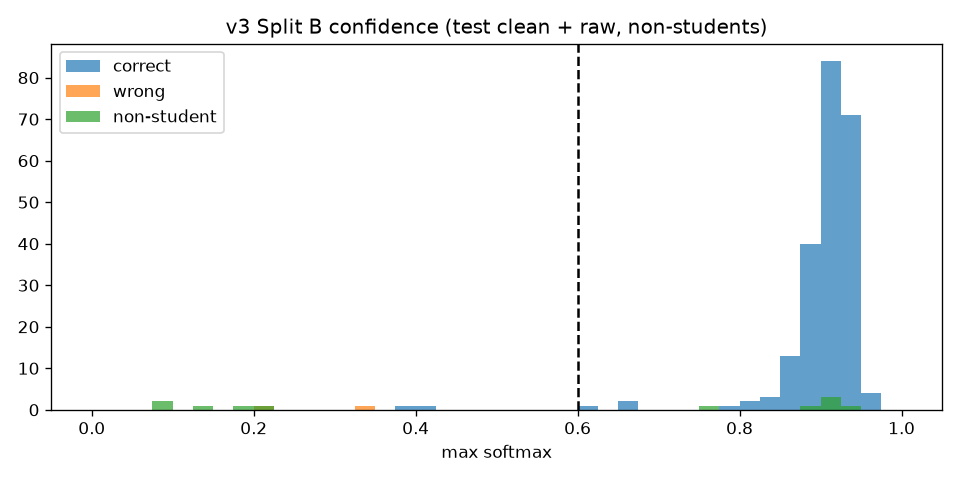

The script that saved this image:
"""Threshold sanity calibration for the promoted v3 Split B classifier (CPU, app preprocessing).
Uses vista.vision.personal_classifier with VISTA_FACE_MODEL set to the v3 Split B checkpoint.
Sets: (1) Split B TEST clean crops (npz aug idx 0), (2) raw TEST photos, face-detected + bbox-cropped
like recognize._crop_face, (3) non-students: ex-student 1DA22AI402 photos (from git HEAD), non-face crops, noise.
Not a new accuracy claim; no tuning on train."""
import json, os, subprocess, sys, random
from pathlib import Path
ROOT = Path(__file__).resolve().parents[2]
OUT = ROOT / "training_results" / "expanded_v3"
os.environ["VISTA_FACE_MODEL"] = str(OUT / "best_model_expanded_v3_splitB.pth")
os.environ.pop("VISTA_FACE_MODEL_DEVICE", None)
sys.path.insert(0, str(ROOT))
import cv2
import numpy as np
import torch
from vista.vision import personal_classifier as pc
from vista.vision import facial_pipeline as fp

random.seed(0)
np.random.seed(0)
model, classes, pre = pc._load_model()


def probs(rgb):
    img = pc.Image.fromarray(rgb.astype(np.uint8), mode="RGB")
    with torch.inference_mode():
        return torch.softmax(model(pre(img).unsqueeze(0)), 1)[0].numpy()


def pred(rgb):
    p = probs(rgb)
    return classes[int(p.argmax())], float(p.max())


sp = json.loads((OUT / "splits_B.json").read_text(encoding="utf-8"))
test = sp["test"]
d = np.load(ROOT / "data" / "processed" / "facial_pipeline_results_expanded_v3.npz", allow_pickle=True)
imgs, meta = d["images"], d["metadata"]
rows = {}
for i, m in enumerate(meta):
    m = m.item() if hasattr(m, "item") else m
    if int(m["augmentation_index"]) == 0:
        rows[(m["student_id"], m["source_image"])] = i

res = {"threshold_candidates": [0.60, 0.55, 0.50, 0.45, 0.40, 0.35, 0.30]}


def summarize(recs):
    c = np.array([r["conf"] for r in recs if r["ok"]])
    w = np.array([r["conf"] for r in recs if not r["ok"]])
    s = lambda a: ({"n": int(len(a)), "min": float(a.min()), "p05": float(np.percentile(a, 5)), "p25": float(np.percentile(a, 25)),
                    "median": float(np.median(a)), "mean": float(a.mean()), "max": float(a.max())} if len(a) else {"n": 0})
    out = {"n": len(recs), "correct": s(c), "wrong": s(w)}
    out["correct_below"] = {str(t): int((c < t).sum()) for t in res["threshold_candidates"]}
    out["wrong_at_or_above"] = {str(t): int((w >= t).sum()) for t in res["threshold_candidates"]}
    out["wrong_confs"] = sorted(float(x) for x in w)
    return out


# 1) clean crops
clean = []
for e in test:
    rgb = imgs[rows[(e["usn"], e["source_image"])]]
    p, c = pred(rgb)
    clean.append({"usn": e["usn"], "img": e["source_image"], "pred": p, "conf": c, "ok": p == e["usn"]})
res["clean_test"] = summarize(clean)

# 2) raw test photos, detector + bbox crop (as the app does)
app = fp.initialize_face_detector()
by = {}
for e in test:
    by.setdefault(e["usn"], []).append(e)
raw = []
for usn, es in by.items():
    for e in sorted(es, key=lambda x: x["source_image"])[:3]:
        path = ROOT / "dataset" / usn / e["source_image"]
        bgr = cv2.imread(str(path))
        faces = app.get(bgr) if bgr is not None else []
        if not faces:
            raw.append({"usn": usn, "img": e["source_image"], "pred": None, "conf": None, "ok": False, "nodet": True})
            continue
        f = max(faces, key=lambda x: x.det_score)
        h, w = bgr.shape[:2]
        x1, y1, x2, y2 = [int(v) for v in f.bbox[:4]]
        x1, y1, x2, y2 = max(0, x1), max(0, y1), min(w, x2), min(h, y2)
        crop = cv2.cvtColor(bgr, cv2.COLOR_BGR2RGB)[y1:y2, x1:x2].copy()
        p, c = pred(crop)
        raw.append({"usn": usn, "img": e["source_image"], "pred": p, "conf": c, "ok": p == usn})
nodet = [r for r in raw if r.get("nodet")]
raw_det = [r for r in raw if not r.get("nodet")]
res["raw_test"] = summarize(raw_det)
res["raw_test"]["no_face_detected"] = len(nodet)

# 3) non-students
neg = []
tmp = OUT / "_tmp_neg"
tmp.mkdir(exist_ok=True)
lst = subprocess.run(["git", "ls-tree", "-r", "--name-only", "HEAD", "dataset/1DA22AI402"], cwd=ROOT, capture_output=True, text=True).stdout.split()
for name in random.sample(lst, min(5, len(lst))):
    blob = subprocess.run(["git", "show", f"HEAD:{name}"], cwd=ROOT, capture_output=True).stdout
    (tmp / Path(name).name).write_bytes(blob)
    bgr = cv2.imread(str(tmp / Path(name).name))
    faces = app.get(bgr)
    if not faces:
        neg.append({"kind": "ex-student 1DA22AI402 (not a class)", "img": Path(name).name, "pred": None, "conf": None, "nodet": True})
        continue
    f = max(faces, key=lambda x: x.det_score)
    h, w = bgr.shape[:2]
    x1, y1, x2, y2 = [max(0, int(v)) for v in f.bbox[:4]]
    crop = cv2.cvtColor(bgr, cv2.COLOR_BGR2RGB)[y1:min(h, y2), x1:min(w, x2)].copy()
    p, c = pred(crop)
    neg.append({"kind": "ex-student 1DA22AI402 (not a class)", "img": Path(name).name, "pred": p, "conf": c})
# non-face: random patches of a screenshot, noise, flat colour
shots = sorted((ROOT / "docs" / "screenshots").glob("*.png"))[:3]
for s in shots:
    im = cv2.cvtColor(cv2.imread(str(s)), cv2.COLOR_BGR2RGB)
    h, w = im.shape[:2]
    y, x = random.randint(0, h - 200), random.randint(0, w - 200)
    p, c = pred(im[y:y + 200, x:x + 200].copy())
    neg.append({"kind": "non-face UI screenshot patch", "img": s.name, "pred": p, "conf": c})
# non-face: background (floor/wall) patch from a raw photo corner
bgr = cv2.imread(str(ROOT / "dataset" / "1DA23AI001" / "IMG_20260824_105001.jpg"))
h, w = bgr.shape[:2]
p, c = pred(cv2.cvtColor(bgr[:h // 6, :w // 6].copy(), cv2.COLOR_BGR2RGB))
neg.append({"kind": "non-face background patch of raw photo", "img": "corner", "pred": p, "conf": c})
p, c = pred(np.random.randint(0, 255, (160, 160, 3), dtype=np.uint8))
neg.append({"kind": "random noise", "img": "noise", "pred": p, "conf": c})
p, c = pred(np.full((160, 160, 3), 128, np.uint8))
neg.append({"kind": "flat gray", "img": "gray", "pred": p, "conf": c})
res["non_students"] = neg
for f in tmp.iterdir():
    f.unlink()
tmp.rmdir()

(OUT / "threshold_check_results.json").write_text(json.dumps(res, indent=1), encoding="utf-8")

try:
    import matplotlib
    matplotlib.use("Agg")
    import matplotlib.pyplot as plt
    fig, ax = plt.subplots(figsize=(8, 4))
    bins = np.linspace(0, 1, 41)
    allr = clean + raw_det
    ax.hist([r["conf"] for r in allr if r["ok"]], bins, alpha=.7, label="correct")
    ax.hist([r["conf"] for r in allr if not r["ok"]], bins, alpha=.7, label="wrong")
    ax.hist([r["conf"] for r in neg if r["conf"] is not None], bins, alpha=.7, label="non-student")
    ax.axvline(0.60, ls="--", c="k")
    ax.set_xlabel("max softmax"); ax.legend(); ax.set_title("v3 Split B confidence (test clean + raw, non-students)")
    fig.tight_layout(); fig.savefig(OUT / "threshold_check.png", dpi=120)
except Exception as ex:
    print("png skipped", ex)

for k in ("clean_test", "raw_test"):
    r = res[k]
    print(k, "n", r["n"], "correct", r["correct"], "\n wrong", r["wrong"], "\n below", r["correct_below"], "\n wrong>=", r["wrong_at_or_above"])
print("raw no face", len(nodet))
for n in neg:
    print(n)
